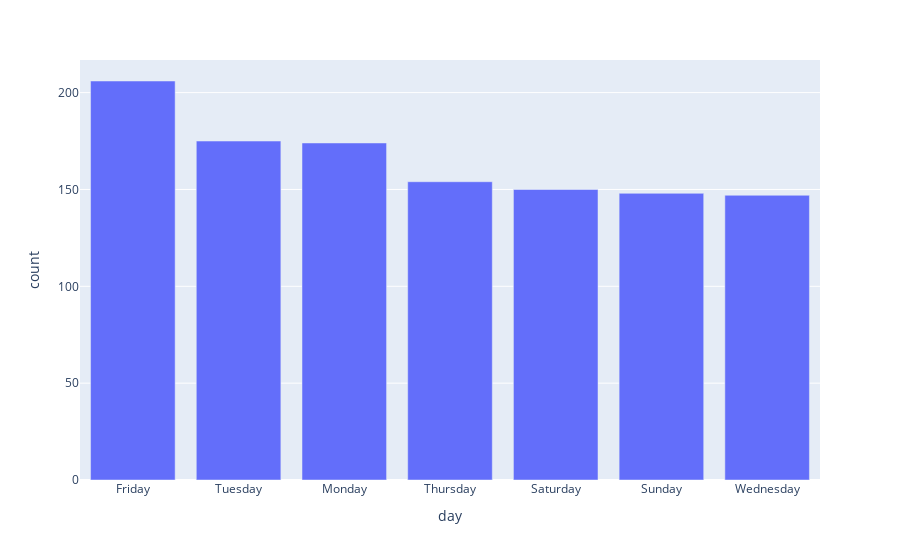

The code cell stored with this chart in its notebook:
### Code cell
fig=px.bar(days,x='day',y='count')
fig.show()

### Figure 1 — Plotly figure (JSON) as saved in the notebook; plotly's stock layout.template omitted (floating-point values rounded to 4 significant figures)
{"data": [{"alignmentgroup": "True", "hovertemplate": "day=%{x}<br>count=%{y}<extra></extra>", "legendgroup": "", "marker": {"color": "#636efa", "pattern": {"shape": ""}}, "name": "", "offsetgroup": "", "orientation": "v", "showlegend": false, "textposition": "auto", "type": "bar", "x": ["Friday", "Tuesday", "Monday", "Thursday", "Saturday", "Sunday", "Wednesday"], "xaxis": "x", "y": [206, 175, 174, 154, 150, 148, 147], "yaxis": "y"}], "layout": {"autosize": true, "barmode": "relative", "legend": {"tracegroupgap": 0}, "margin": {"t": 60}, "xaxis": {"anchor": "y", "autorange": true, "domain": [0, 1], "range": [-0.5, 6.5], "title": {"text": "day"}, "type": "category"}, "yaxis": {"anchor": "x", "autorange": true, "domain": [0, 1], "range": [0, 216.8], "title": {"text": "count"}, "type": "linear"}}}
